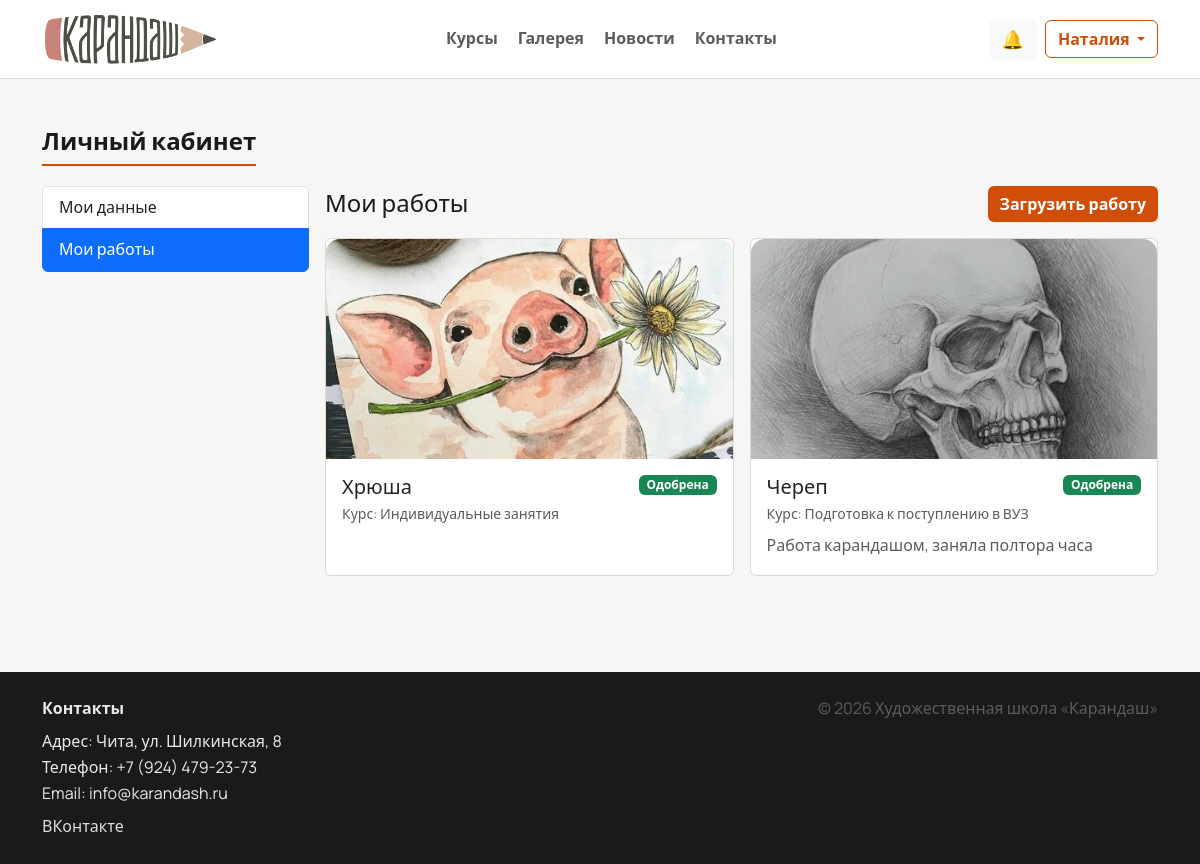
The app's page /users/cabinet/works/ (signed in) with its own data.
### users/models.py (models this page shows, shortened)
class CustomUser(AbstractUser):
    ROLE_STUDENT = "student"
    ROLE_TEACHER = "teacher"
    ROLE_ADMIN = "admin"
    ROLE_CHOICES = (
        (ROLE_STUDENT, "Ученик"),
        (ROLE_TEACHER, "Преподаватель"),
        (ROLE_ADMIN, "Администратор"),
    )
    role = models.CharField(
        "Роль",
        max_length=20,
        choices=ROLE_CHOICES,
        default=ROLE_STUDENT,
    )
    phone = models.CharField("Телефон", max_length=30, blank=True)
    avatar = models.FileField("Аватар", upload_to="avatars/", blank=True, null=True)

### main/models.py (models this page shows, shortened)
class StudentWork(models.Model):
    STATUS_PENDING = "pending"
    STATUS_APPROVED = "approved"
    STATUS_REJECTED = "rejected"
    STATUS_CHOICES = (
        (STATUS_PENDING, "На модерации"),
        (STATUS_APPROVED, "Одобрена"),
        (STATUS_REJECTED, "Отклонена"),
    )
    TECH_OIL = "oil"
    TECH_WATERCOLOR = "watercolor"
    TECH_PENCIL = "pencil"
    TECH_PASTEL = "pastel"
    TECH_OTHER = "other"
    TECHNIQUE_CHOICES = (
        (TECH_OIL, "Масло"),
        (TECH_WATERCOLOR, "Акварель"),
        (TECH_PENCIL, "Карандаш"),
        (TECH_PASTEL, "Пастель"),
        (TECH_OTHER, "Другое"),
    )
    student = models.ForeignKey(
        settings.AUTH_USER_MODEL,
        on_delete=models.SET_NULL,
        null=True,
        blank=True,
        related_name="works",
        verbose_name="Ученик",
    )
    author_name = models.CharField("Автор (если без пользователя)", max_length=255, blank=True)
    course = models.ForeignKey(
        Course,
        on_delete=models.SET_NULL,
        null=True,
        blank=True,
        related_name="works",
        verbose_name="Курс",
    )
    title = models.CharField("Название", max_length=255)
    image = models.FileField("Картинка", upload_to="works/")
    description = models.TextField("Описание", blank=True)
    technique = models.CharField("Техника", max_length=30, choices=TECHNIQUE_CHOICES, default=TECH_OTHER)
    created_at = models.DateTimeField("Дата", auto_now_add=True)
    status = models.CharField("Статус", max_length=20, choices=STATUS_CHOICES, default=STATUS_PENDING)
    admin_comment = models.TextField("Комментарий администратора", blank=True)
    is_visible = models.BooleanField("Показывать в галерее", default=True)
    class Meta:
        verbose_name = "Работа"
        verbose_name_plural = "Работы"
        ordering = ["-created_at"]

class Course(models.Model):
    AGE_3_6 = "3-6"
    AGE_7_10 = "7-10"
    AGE_11_14 = "11-14"
    AGE_15_PLUS = "15+"
    AGE_CHOICES = (
        (AGE_3_6, "3–6"),
        (AGE_7_10, "7–10"),
        (AGE_11_14, "11–14"),
        (AGE_15_PLUS, "15+"),
    )
    DIR_PAINTING = "painting"
    DIR_GRAPHICS = "graphics"
    DIR_SCULPT = "sculpt"
    DIR_MIXED = "mixed"
    DIR_COMPOSITION = "composition"
    DIRECTION_CHOICES = (
        (DIR_PAINTING, "Живопись"),
        (DIR_GRAPHICS, "Графика"),
        (DIR_SCULPT, "Лепка"),
        (DIR_MIXED, "Смешанная техника"),
        (DIR_COMPOSITION, "Композиция"),
    )
    title = models.CharField("Название", max_length=255)
    slug = models.SlugField("Slug", max_length=255, unique=True, blank=True)
    short_description = models.CharField("Короткое описание", max_length=300)
    description = models.TextField("Описание")
    price = models.PositiveIntegerField("Цена", default=0)
    age_group = models.CharField("Возраст", max_length=20, choices=AGE_CHOICES)
    direction = models.CharField("Направление", max_length=30, choices=DIRECTION_CHOICES)
    image = models.FileField("Картинка", upload_to="courses/", blank=True, null=True)
    schedule = models.TextField("Расписание", blank=True)
    is_active = models.BooleanField("Активно", default=True)
    created_at = models.DateTimeField("Создано", auto_now_add=True)

### users/views.py (the view)
# urls.py: path("cabinet/works/", views.cabinet_works, name="cabinet_works"),
@login_required
def cabinet_works(request):
    user: CustomUser = request.user
    works = StudentWork.objects.select_related("course").filter(student=user).order_by("-created_at")
    return render(request, "users/cabinet_works.html", {"works": works})

### templates/users/cabinet_works.html (shortened to what this page needs)
{% extends 'base.html' %}
{% block content %}
  <section class="py-5">
    <div class="container">
      <h2 class="section-title">Личный кабинет</h2>
      <div class="row g-3">
        <div class="col-lg-3">
          {% include 'users/_cabinet_sidebar.html' %}
        </div>
        <div class="col-lg-9">
          <div class="d-flex justify-content-between align-items-center mb-3">
            <h4 class="mb-0">Мои работы</h4>
            <a class="btn btn-primary" href="{% url 'work_upload' %}">Загрузить работу</a>
          </div>
          <div class="row g-3">
            {% for w in works %}
              <div class="col-md-6">
                <div class="card h-100">
                  <img src="{{ w.image.url }}" alt="" style="height:220px;object-fit:cover;border-radius:14px 14px 0 0;">
                  <div class="card-body">
                    <div class="d-flex justify-content-between align-items-start gap-2">
                      <div>
                        <h5 class="mb-1">{{ w.title }}</h5>
                        <div class="text-muted small">
                          {% if w.course %}Курс: {{ w.course.title }}{% else %}Без курса{% endif %}
                        </div>
                      </div>
                      <span class="badge bg-{% if w.status == 'pending' %}warning{% elif w.status == 'approved' %}success{% else %}danger{% endif %}">
                        {{ w.get_status_display }}
                      </span>
                    </div>
                    {% if w.description %}
                      <div class="text-muted mt-2">{{ w.description|truncatechars:120 }}</div>
                    {% endif %}
                  </div>
                </div>
              </div>
            {% empty %}
              <div class="col-12 text-muted text-center">Работ пока нет.</div>
            {% endfor %}
          </div>
        </div>
      </div>
    </div>
  </section>
{% endblock %}

### templates/base.html (shortened to what this page needs)
{% load static %}
<!doctype html>
<html lang="ru">
<head>
  <link href="https://cdn.jsdelivr.net/npm/bootstrap@5.3.3/dist/css/bootstrap.min.css" rel="stylesheet">
  <link rel="stylesheet" href="{% static 'css/style.css' %}">
</head>
<body>
  <nav class="navbar navbar-expand-lg navbar-light bg-white sticky-top navbar-glass">
    <div class="container">
      <a class="navbar-brand d-flex align-items-center gap-2" href="{% url 'home' %}">
        <img src="{% static 'images/logo.png' %}" alt="Карандаш" class="logo-img" onerror="this.style.display='none'">
      </a>
      <div class="collapse navbar-collapse" id="mainNav">
        <ul class="navbar-nav mx-auto mb-2 mb-lg-0 nav-center">
          <li class="nav-item"><a class="nav-link" href="{% url 'courses' %}">Курсы</a></li>
          <li class="nav-item"><a class="nav-link" href="{% url 'gallery' %}">Галерея</a></li>
          <li class="nav-item"><a class="nav-link" href="{% url 'news' %}">Новости</a></li>
          <li class="nav-item"><a class="nav-link" href="{% url 'contacts' %}">Контакты</a></li>
        </ul>
        <div class="d-flex align-items-center gap-2">
          {% if user.is_authenticated %}
            <a class="btn btn-light position-relative" href="{% url 'notifications' %}" id="notifBtn" aria-label="Уведомления">
              <span class="notif-icon">🔔</span>
            </a>
            <div class="dropdown">
              <button class="btn btn-outline-primary dropdown-toggle" data-bs-toggle="dropdown">
                {{ user.first_name|default:user.username }}
              </button>
            </div>
          {% else %}
            <a class="btn btn-primary" href="{% url 'login' %}">Войти</a>
          {% endif %}
        </div>
      </div>
    </div>
  </nav>
  <main class="page-content">
    {% block content %}{% endblock %}
  </main>
  <footer class="footer-dark mt-5">
    <div class="container py-4">
      <div class="row g-3">
        <div class="col-md-6">
          <div class="fw-semibold mb-2">Контакты</div>
          <div>Адрес: Чита, ул. Шилкинская, 8</div>
          <div>Телефон: +7 (924) 479-23-73</div>
          <div>Email: info@karandash.ru</div>
          <div class="mt-2">
            <a class="footer-link" href="https://vk.com/karandash_chita" target="_blank" rel="noopener noreferrer">ВКонтакте</a>
          </div>
        </div>
        <div class="col-md-6 text-md-end">
          <div class="text-muted">© {% now "Y" %} Художественная школа «Карандаш»</div>
        </div>
      </div>
    </div>
  </footer>
</body>
</html>

### static/css/style.css (style rules this page uses)
:root { --bg: #f7f6f4; --surface-solid: #ffffff; --text: #1a1a1a; --muted: #5c5c5c; --border: #ddd9d4; --brand: #d04e0a; --brand-hover: #b84409; --radius: 6px; }
body { font-family: "Manrope", system-ui, -apple-system, "Segoe UI", Arial, sans-serif; color: var(--text); background: var(--bg); line-height: 1.6; }
.text-muted { color: var(--muted) !important; }
.page-content { min-height: 60vh; }
.logo-img { width: auto; height: 52px; object-fit: contain; }
.navbar-glass { background: var(--surface-solid) !important; border-bottom: 1px solid var(--border); }
.nav-center { gap: .25rem; }
.nav-center .nav-link { padding-left: .9rem; padding-right: .9rem; }
.navbar .nav-link { color: var(--muted); font-weight: 600; }
.btn-primary { background: var(--brand); border: 0; border-radius: var(--radius); font-weight: 600; }
.btn-outline-primary { border-radius: var(--radius); font-weight: 600; border-color: var(--brand); color: var(--brand); }
.btn, .form-control, .form-select, .dropdown-menu, .alert { border-radius: var(--radius); }
.card { border: 1px solid var(--border); border-radius: var(--radius); background: var(--surface-solid); box-shadow: none; }
.section-title { font-weight: 700; font-size: 1.5rem; text-align: left; margin-bottom: 1.25rem; padding-bottom: .5rem; border-bottom: 2px solid var(--brand); display: inline-block; }
.footer-dark { background: #1a1a1a; color: rgba(255,255,255,.9); }
.footer-dark .footer-link { color: rgba(255,255,255,.85); text-decoration: none; }
.notif-icon { font-size: 18px; }

### records on screen
CustomUser: first_name "Наталия"
StudentWork: image (picture), title "Хрюша", course "Индивидуальные занятия", status "Одобрена"
StudentWork: image (picture), title "Череп", course "Подготовка к поступлению в ВУЗ", status "Одобрена", description "Работа карандашом, заняла полтора часа"
